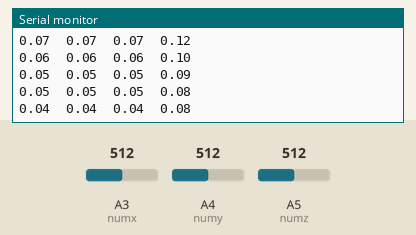
Bench run of a sketch on a simulated Arduino Uno, built with avr-gcc and run on an emulated ATmega328P. On the bench: the last lines printed to the serial monitor. Inputs (shaded band) come from the test bench; at power-on: A3 (numx) = 512, A4 (numy) = 512, A5 (numz) = 512.

Above: at 1.3 s.
1.4 s: A3 (numx) set to 501
At 2.4 s:
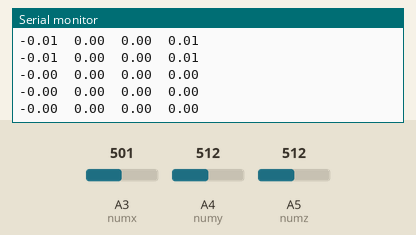
7.4 s: A4 (numy) set to 500
At 8.4 s:
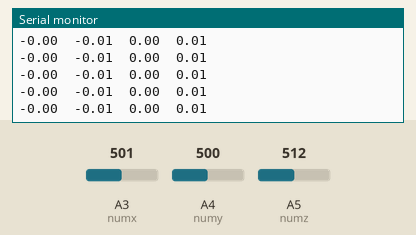
10.4 s: A5 (numz) set to 504
At 11.3 s:
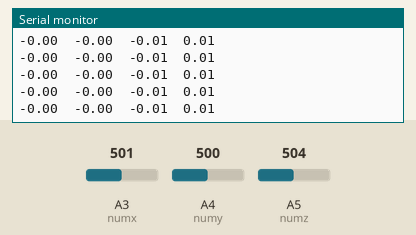
Timing chart, 0 to 13.4 s (numbered marks = the images above; inputs shaded):
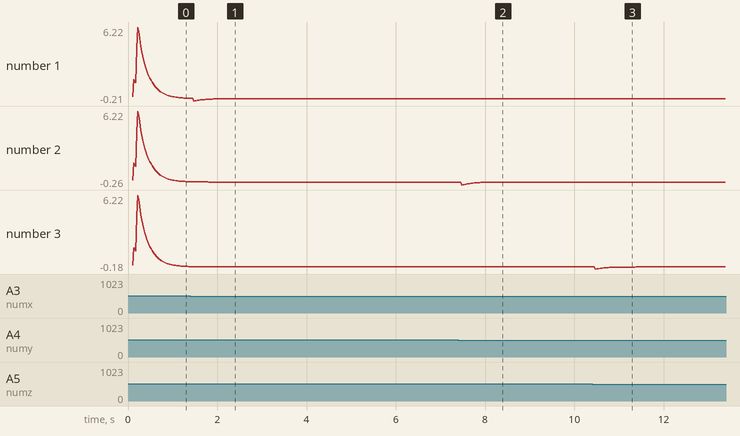

Measured:
- after the input at 1.4 s, the serial monitor: prints a new line after 0.08 s (image 1)
- after the input at 7.4 s, the serial monitor: prints a new line after 0.08 s (image 2)
- after the input at 10.4 s, the serial monitor: prints a new line after 0.08 s (image 3)

The sketch:

velocity_test.ino
```cpp
//加速度から速度を算出するプログラム

#define numx 3
#define numy 4
#define numz 5
uint32_t timer;//32ビット非負整数を格納

//Velocity
double velX=0,velY=0,velZ = 0;//生の三軸速度
double comVelX=0, comVelY=0, comVelZ=0;//訂正後の三軸速度
double velR=0;//速度の絶対値
double accX=0,accY=0,accZ=0;//生の三軸加速度
double comAccX=0,comAccY=0,comAccZ=0; //訂正後の三軸加速度
double gravityX=0,gravityY=0,gravityZ=0; //重力成分
const double alpha = 0.9;//lowpassfilterの係数

//Log
char report[80];//記録用配列

void setup()
{
  Serial.begin(9600) ;
  Serial.println("start");

  delay(100);//Wait for sensor to stablize

  accX = analogRead(numx);
  accY = analogRead(numy);
  accZ = analogRead(numz);

  timer = micros();
}

void loop()
{
  accX = analogRead(numx);
  accY = analogRead(numy);
  accZ = analogRead(numz);

  //dtを求める。micros()は開始からの時間(ミリ秒)を表す。
  double dt = (double)(micros() - timer) / 1000000; ///1000000は謎
  timer = micros(); //現在の時刻の再設定

  // 重力加速度を求める
  gravityX = alpha * gravityX + (1 - alpha) * accX;
  gravityY = alpha * gravityY + (1 - alpha) * accY;
  gravityZ = alpha * gravityZ + (1 - alpha) * accZ;

  // 補正した加速度
  comAccX = accX - gravityX;
  comAccY = accY - gravityY;
  comAccZ = accZ - gravityZ;


  if(abs(velX) < 100)velX = 0;
  if(abs(velY) < 100)velY = 0;
  if(abs(velZ) < 100)velZ = 0;

  velX = velX + comAccX*dt;
  velY = velY + comAccY*dt;
  velZ = velZ + comAccZ*dt;
  velR = sqrt(velX*velX + velY*velY + velZ*velZ);

  /*
 if( x > 500){
  tone(6, 262, 300);
  delay(100);
 }
  if( y > 500){
  tone(6, 294, 300);
  delay(100);
 }
 if( z > 500){
  tone(6, 330, 300);
  delay(100);
 }

  Serial.print("X:") ;
  Serial.print(x) ;
  Serial.print(" Y:") ;
  Serial.print(y) ;
  Serial.print(" Z:") ;
  Serial.print(z) ;

  Serial.print(x);
  Serial.print(",");
  Serial.print(y);
  Serial.print(",");
  Serial.print(z);
  Serial.println("");
  delay(10) ;
  */

  /*print*/
  /*
  Serial.print(velX); Serial.print("\t");
  Serial.print(velY); Serial.print("\t");
  Serial.print(velZ); Serial.print("\t");
  */

  Serial.print(velX); Serial.print("\t");
  Serial.print(velY); Serial.print("\t");
  Serial.print(velZ); Serial.print("\t");

  Serial.print(velR); Serial.print("\t");

  /*
  Serial.print(comAccX); Serial.print("\t");
  Serial.print(comAccY); Serial.print("\t");
  Serial.print(comAccZ); Serial.print("\t");
  */
  Serial.print("\r\n");

  delay(2);
}
```
